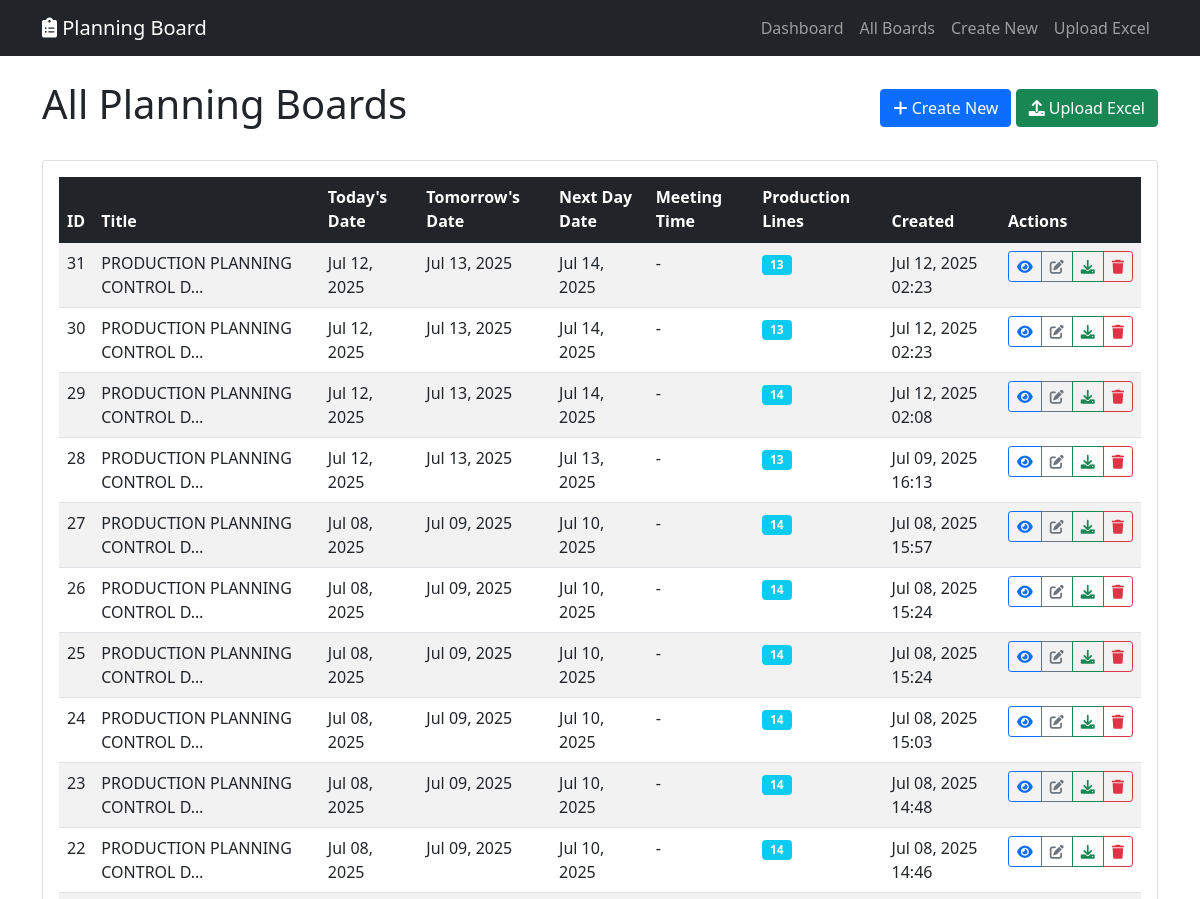
/planning/boards/ (signed in, upper part), run on an earlier commit of the app's database.
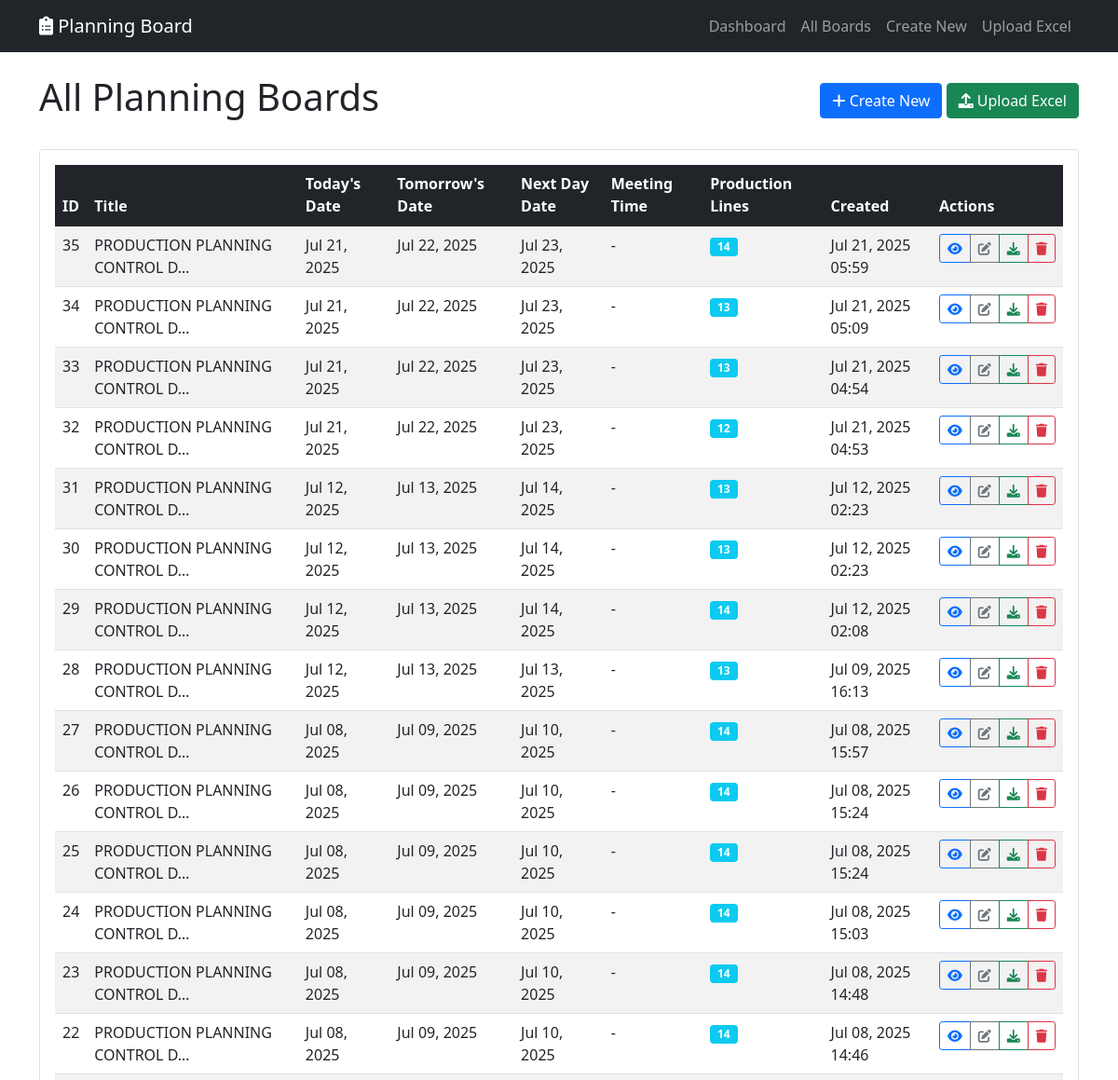
And on a later commit of the database.
### planning_board/models.py (models this page shows, shortened)
class PlanningBoard(models.Model):
    title = models.CharField(max_length=200, default="PRODUCTION PLANNING CONTROL DISPLAY BOARD")
    meeting_time = models.TimeField(null=True, blank=True)
    today_date = models.DateField(default=timezone.now)
    tomorrow_date = models.DateField()
    next_day_date = models.DateField()
    created_by = models.ForeignKey(User, on_delete=models.CASCADE)
    created_at = models.DateTimeField(auto_now_add=True)
    updated_at = models.DateTimeField(auto_now=True)
    class Meta:
        ordering = ['-created_at']

### planning_board/views.py (the view)
# urls.py: path('boards/', views.planning_board_list, name='list'),
@login_required
def planning_board_list(request):
    boards = PlanningBoard.objects.filter(created_by=request.user).order_by('-created_at')
    return render(request, 'planning_board/list.html', {'boards': boards})

### planning_board/templates/planning_board/list.html (shortened to what this page needs)
{% extends 'planning_board/base.html' %}
{% block content %}
<div class="d-flex justify-content-between align-items-center mb-4">
    <h1>All Planning Boards</h1>
    <div>
        <a href="{% url 'planning_board:create' %}" class="btn btn-primary">
            <i class="fas fa-plus"></i> Create New
        </a>
        <a href="{% url 'planning_board:excel_upload' %}" class="btn btn-success">
            <i class="fas fa-upload"></i> Upload Excel
        </a>
    </div>
</div>
{% if boards %}
    <div class="card">
        <div class="card-body">
            <div class="table-responsive">
                <table class="table table-striped table-hover">
                    <thead class="table-dark">
                        <tr>
                            <th>ID</th>
                            <th>Title</th>
                            <th>Today's Date</th>
                            <th>Tomorrow's Date</th>
                            <th>Next Day Date</th>
                            <th>Meeting Time</th>
                            <th>Production Lines</th>
                            <th>Created</th>
                            <th>Actions</th>
                        </tr>
                    </thead>
                    <tbody>
                        {% for board in boards %}
                            <tr>
                                <td>{{ board.id }}</td>
                                <td>{{ board.title|truncatechars:30 }}</td>
                                <td>{{ board.today_date|date:"M d, Y" }}</td>
                                <td>{{ board.tomorrow_date|date:"M d, Y" }}</td>
                                <td>{{ board.next_day_date|date:"M d, Y" }}</td>
                                <td>{{ board.meeting_time|default:"-" }}</td>
                                <td>
                                    <span class="badge bg-info">{{ board.production_lines.count }}</span>
                                </td>
                                <td>{{ board.created_at|date:"M d, Y H:i" }}</td>
                                <td>
                                    <div class="btn-group" role="group">
                                        <a href="{% url 'planning_board:detail' board.pk %}"
                                           class="btn btn-sm btn-outline-primary" title="View">
                                            <i class="fas fa-eye"></i>
                                        </a>
                                        <a href="{% url 'planning_board:edit' board.pk %}"
                                           class="btn btn-sm btn-outline-secondary" title="Edit">
                                            <i class="fas fa-edit"></i>
                                        </a>
                                        <a href="{% url 'planning_board:export_excel' board.pk %}"
                                           class="btn btn-sm btn-outline-success" title="Export">
                                            <i class="fas fa-download"></i>
                                        </a>
                                        <a href="{% url 'planning_board:delete' board.pk %}"
                                           class="btn btn-sm btn-outline-danger" title="Delete">
                                            <i class="fas fa-trash"></i>
                                        </a>
                                    </div>
                                </td>
                            </tr>
                        {% endfor %}
                    </tbody>
                </table>
            </div>
        </div>
    </div>
{% endif %}
{% endblock %}

What changed in the data, as far as the page shows it:
added PlanningBoard: id "35", title "PRODUCTION PLANNING CONTROL D…", today_date "Jul 21, 2025", tomorrow_date "Jul 22, 2025", next_day_date "Jul 23, 2025", meeting_time "-", production_lines.count "14", created_at "Jul 21, 2025 05:59"
added PlanningBoard: id "34", title "PRODUCTION PLANNING CONTROL D…", today_date "Jul 21, 2025", tomorrow_date "Jul 22, 2025", next_day_date "Jul 23, 2025", meeting_time "-", production_lines.count "13", created_at "Jul 21, 2025 05:09"
added PlanningBoard: id "33", title "PRODUCTION PLANNING CONTROL D…", today_date "Jul 21, 2025", tomorrow_date "Jul 22, 2025", next_day_date "Jul 23, 2025", meeting_time "-", production_lines.count "13", created_at "Jul 21, 2025 04:54"
added PlanningBoard: id "32", title "PRODUCTION PLANNING CONTROL D…", today_date "Jul 21, 2025", tomorrow_date "Jul 22, 2025", next_day_date "Jul 23, 2025", meeting_time "-", production_lines.count "12", created_at "Jul 21, 2025 04:53"
